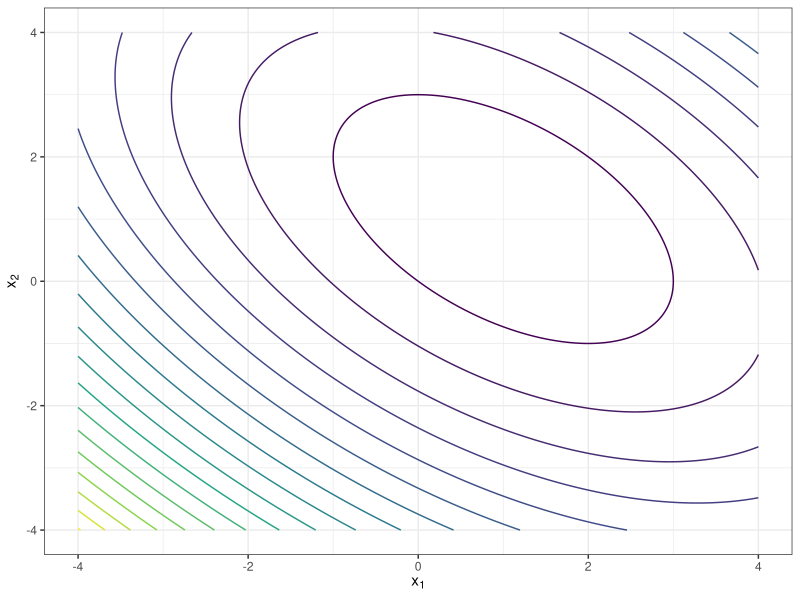
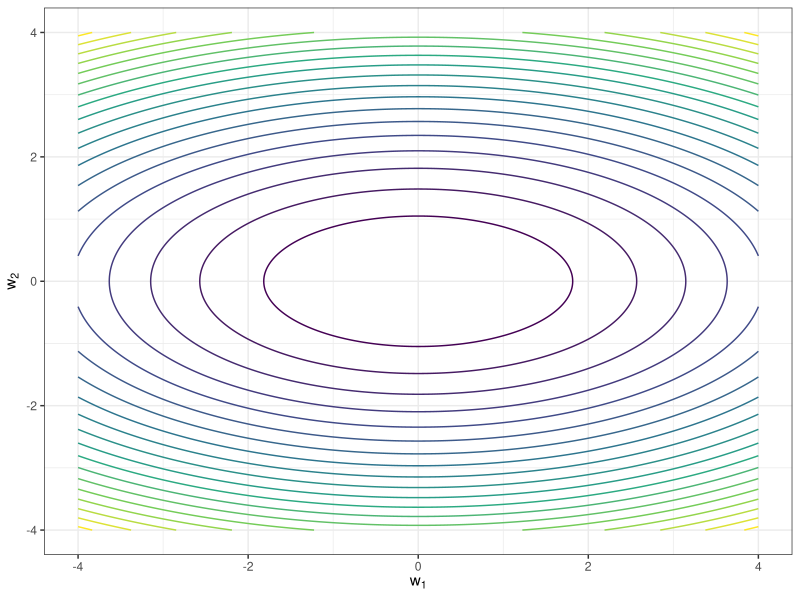

Recreate these plots in R, in order.
# Used in: 07-gdquad.tex
#
# Generates contour plots of q(x) = x^T A x - b^T x with A = [[2,1],[1,2]],
# b = (6, 6), minimum at x* = (1, 1), in original x-space (tilted ellipses)
# and eigenspace w (axis-aligned ellipses, min at 0).
# Produces:
#   figure/gd_quadratic_forms_xspace.pdf
#   figure/gd_quadratic_forms_wspace.pdf

library(ggplot2)

set.seed(123L)

A = matrix(c(2, 1, 1, 2), nrow = 2L)
b = c(6, 6)  # minimum at x* = 0.5 * A^{-1} b = (1, 1)
lambdas = sort(eigen(A)$values)  # c(1, 3), ascending: lambda_1 <= ... <= lambda_n

n = 300L
lim = 4

grid_x = expand.grid(
  x1 = seq(-lim, lim, length.out = n),
  x2 = seq(-lim, lim, length.out = n)
)
grid_x$z = A[1L, 1L] * grid_x$x1^2 + 2 * A[1L, 2L] * grid_x$x1 * grid_x$x2 +
  A[2L, 2L] * grid_x$x2^2 - b[1L] * grid_x$x1 - b[2L] * grid_x$x2

grid_w = expand.grid(
  w1 = seq(-lim, lim, length.out = n),
  w2 = seq(-lim, lim, length.out = n)
)
grid_w$z = lambdas[1L] * grid_w$w1^2 + lambdas[2L] * grid_w$w2^2

make_contour_plot = function(grid, xvar, yvar, xlab, ylab) {
  ggplot(grid, aes(x = .data[[xvar]], y = .data[[yvar]], z = z)) +
    geom_contour(aes(color = after_stat(level)), bins = 20L) +
    scale_color_viridis_c() +
    guides(color = "none") +
    labs(x = xlab, y = ylab) +
    theme_bw()
}

p_x = make_contour_plot(grid_x, "x1", "x2", expression(x[1]), expression(x[2]))
p_w = make_contour_plot(grid_w, "w1", "w2", expression(w[1]), expression(w[2]))

ggsave("../figure/gd_quadratic_forms_xspace.pdf", plot = p_x, width = 4, height = 3)
ggsave("../figure/gd_quadratic_forms_wspace.pdf", plot = p_w, width = 4, height = 3)
